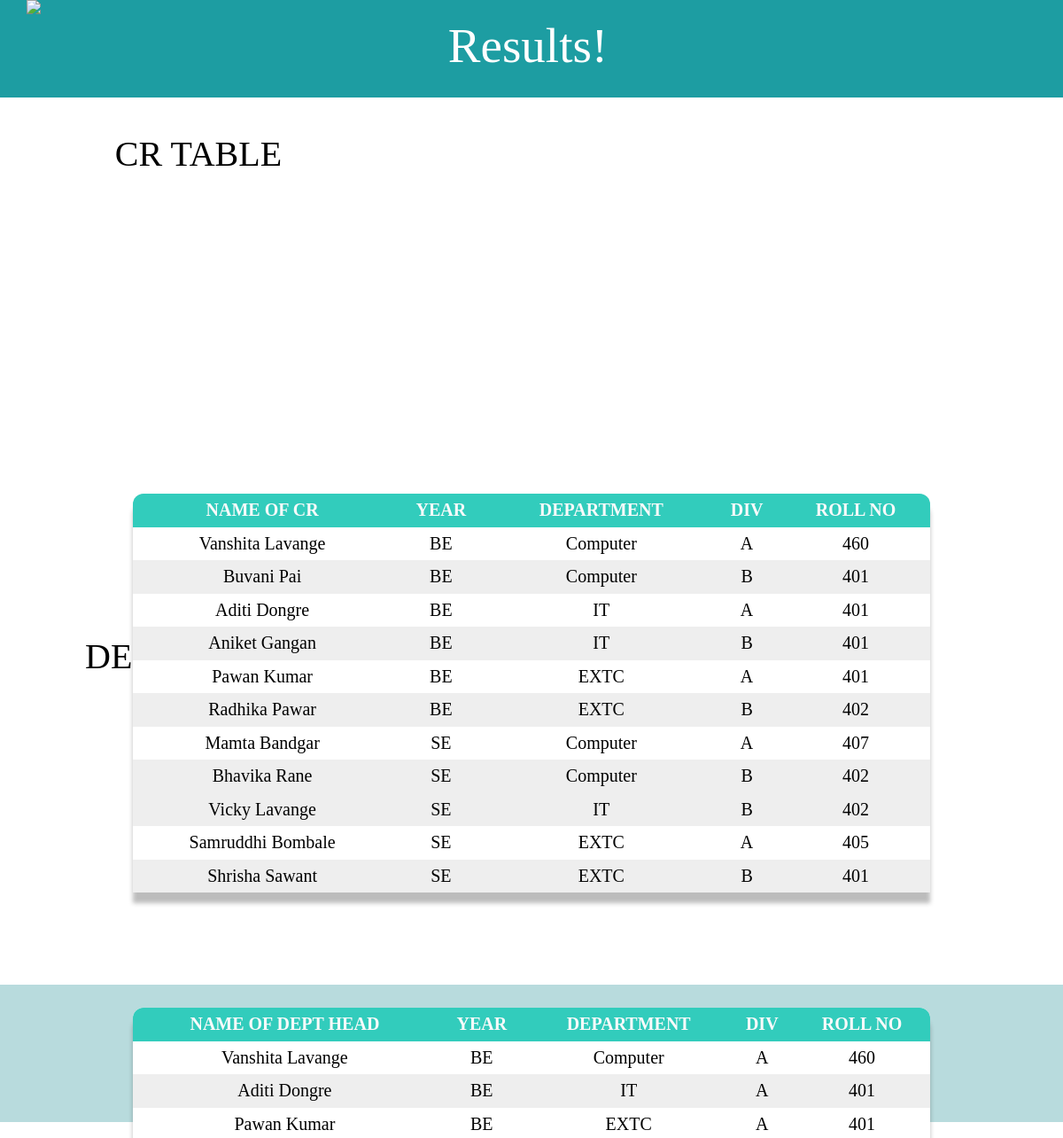
Page /results.html on the committed database.
### new/models.py (models this page shows)
class Data(models.Model):
    name = models.CharField(max_length=45,null=True,blank=True)
    year = models.CharField(max_length=45,null=True,blank=True)
    dept = models.CharField(max_length=45,null=True,blank=True)
    div = models.CharField(max_length=45,null=True,blank=True)
    rollno = models.CharField(max_length=45,null=True,blank=True)
    login_id = models.CharField(max_length=45,null=True,blank=True)
    password = models.CharField(max_length=45,null=True,blank=True)
    solution = models.CharField(max_length=50,null=True,blank=True)
    crformfilled = models.CharField(max_length=45,null=True,blank=True)
    ans1 = models.CharField(max_length=100,null=True,blank=True)
    ans2 = models.CharField(max_length=100,null=True,blank=True)
    hod = models.CharField(max_length=45,null=True,blank=True)
    user_vc = models.IntegerField(default=0,null=True,blank=True)
    vc_pcr = models.IntegerField(default=0,null=True,blank=True)
    elected_cr = models.CharField(max_length=45,null=True,blank=True)
    elected_dept_head = models.CharField(max_length=45,null=True,blank=True)
    ans = models.CharField(max_length=100,null=True,blank=True)
    dept_vc=models.IntegerField(default=0,null=True,blank=True)
    s_dept_vc = models.IntegerField(default=0, null=True, blank=True)
    all_cr_vc = models.IntegerField(default=0, null=True, blank=True)
    cr_vc = models.IntegerField(default=0,null=True,blank=True)
    president = models.CharField(max_length=100,null=True,blank=True)
    def __str__(self):
        return self.name

### new/views.py (the view)
# urls.py: path('results.html',views.results,name="results"),
def results(request):
    r = Data.objects.all().order_by().values('elected_cr').distinct()
    s = Data.objects.all().order_by().values('elected_dept_head').distinct()
    t = Data.objects.filter(div__isnull=False, year__isnull=False, dept__isnull=False).order_by('vc_pcr')[0]
    print("This is t", t)
    rs = []
    r1 = list(r)
    r2 = [x['elected_cr'] for x in r1]
    rs1 = []
    s1 = list(s)
    s2 = [x['elected_dept_head'] for x in s1]
    for i in r2:
        sss = Data.objects.filter(name=i, elected_cr=i)
        rs.append(sss)
    for j in s2:
        rrr = Data.objects.filter(name=j, elected_dept_head=j, year='BE')
        rs1.append(rrr)
    mb = Data.objects.filter(president='yes').count()
    vb = Data.objects.filter(all_cr_vc=1).count()
    if mb == vb:
        result = {'r': rs, 's': rs1}
        return render(request, 'results.html', result)
    else:
        resu={'res':'no'}
        print(resu)
        return render(request, 'results.html', resu)
    return render(request, 'results.html', result)

### new/templates/results.html (shortened to what this page needs)
<!DOCTYPE html>
<html>
  <head>
    <link rel="stylesheet" href="//maxcdn.bootstrapcdn.com/font-awesome/4.5.0/css/font-awesome.min.css">
  </head>
  <body>
    <header>
      <div class="container">
        <div class="header-left">
          <img class="logo" src="https://i.ibb.co/v3wbrxW/logo.png">
            <div class="header-right">
          <p style="color:white;font-size:55px; margin-right:-1100px; margin-top:20px;">Results!</p>
        </div>
        </div>
      </div>
    </header>
 <div class = "dash" style="font-size:40px; margin-right:800px; margin-top:-400px; float:right; fonat-family:Palatino, serif; font-weight:300; display:inline-block;">
    <p style="font-size:40px; color:black; margin-top:550px; margin-left:48px; text-align:center;">CR TABLE</p>
        <div class="filter">
    <table>
    <tr>
        <th>NAME  OF  CR</th>
        <th>YEAR</th>
        <th>DEPARTMENT</th>
        <th>DIV</th>
        <th>ROLL NO</th>
    </tr>
        {% for i in r %}
        <tr>
            {% for j in i %}
            <td>{{j.name}}</td>
            <td>{{j.year}}</td>
            <td>{{j.dept}}</td>
            <td>{{j.div}}</td>
            <td>{{j.rollno}}</td>
            {% endfor %}
        </tr>
        {% endfor %}
    </table>
        </div>
     <p style="font-size:40px; color:black; margin-top:520px; margin-left:55px; text-align:center;">DEPARTMENT TABLE</p>
     <div class="filter1" >
            <table class="table1" style="margin-top:570px; tr:nth-child(odd){
        background:#eeeeee;
    }
    th,td{
        padding:5px 5px;
        font-size:20px;
    }
    td{
    text-align:center;
    } ">
    <tr>
        <th style="background: #32CCBC;
        color: #fafafa;
        text-transform: uppercase;">NAME  OF  Dept head</th>
        <th style="background: #32CCBC;
        color: #fafafa;
        text-transform: uppercase;">YEAR</th>
        <th style="background: #32CCBC;
        color: #fafafa;
        text-transform: uppercase;">DEPARTMENT</th>
        <th style="background: #32CCBC;
        color: #fafafa;
        text-transform: uppercase;">DIV</th>
        <th style="background: #32CCBC;
        color: #fafafa;
        text-transform: uppercase;">ROLL NO</th>
    </tr>
        {% for i in s %}
        <tr>
            {% for j in i %}
            <td>{{j.name}}</td>
            <td>{{j.year}}</td>
            <td>{{j.dept}}</td>
            <td>{{j.div}}</td>
            <td>{{j.rollno}}</td>
            {% endfor %}
        </tr>
        {% endfor %}
    </table>
 </div>
    <footer>
    </footer>
  </body>
</html>

### new/templates/results.html (style rules this page uses)
* { box-sizing: border-box; }
footer { margin-top:300px; margin-left:-330px; height: 155px; width: 384%; background-color: #B8DBDD; z-index: 10; text-align: left; }
.filter, filter1 { //position:absolute; left:0; right:0; top:0; bottom:0; z-index:1; }
table { position:absolute; left:50%; top:50%; transform: translate(-50%,-50%); width:75%; height:450px; border-collapse:collapse; border-spacing:0; border-radius:12px 12px 0 0; overflow:hidden; box-shadow:0 12px 5px rgba(32,32,32,.3); background-color: white; text-align:centre; margin-top: 140px; }
.table1 { position:absolute; left:50%; top:50%; transform: translate(-50%,-50%); width:75%; height:150px; border-collapse:collapse; border-spacing:0; border-radius:12px 12px 0 0; overflow:hidden; box-shadow:0 12px 5px rgba(32,32,32,.3); background-color: white; text-align:centre; margin-bottom: 10px; }
tr:nth-child(odd) { background:#eeeeee; }
th { background: #32CCBC; color: #fafafa; text-transform: uppercase; }
th,td { padding:5px 5px; font-size:20px; }
td { text-align:center; color:black; }
body { margin: 0; font-family: "Lucida Grande"; }
.container { width: 100%; margin: 0 auto; position: relative; text-align: center; }
header { height: 110px; width: 100%; background-color: #1D9DA2; position :fixed; top: 0; z-index: 10; text-align: center; }
.logo { width: 110px; margin-top: 0px; left:0px; margin-left: 30px; }
.header-left { float: left; }
.header-right { float: right; margin-right: -0px; }

### rows in the picture
Data: name "Vanshita Lavange", year "BE", dept "Computer", div "A", rollno "460"
Data: name "Buvani Pai", year "BE", dept "Computer", div "B", rollno "401"
Data: name "Aditi Dongre", year "BE", dept "IT", div "A", rollno "401"
Data: name "Aniket Gangan", year "BE", dept "IT", div "B", rollno "401"
Data: name "Pawan Kumar", year "BE", dept "EXTC", div "A", rollno "401"
Data: name "Radhika Pawar", year "BE", dept "EXTC", div "B", rollno "402"
Data: name "Mamta Bandgar", year "SE", dept "Computer", div "A", rollno "407"
Data: name "Bhavika Rane", year "SE", dept "Computer", div "B", rollno "402"
Data: name "Vicky Lavange", year "SE", dept "IT", div "B", rollno "402"
Data: name "Samruddhi Bombale", year "SE", dept "EXTC", div "A", rollno "405"
Data: name "Shrisha Sawant", year "SE", dept "EXTC", div "B", rollno "401"
